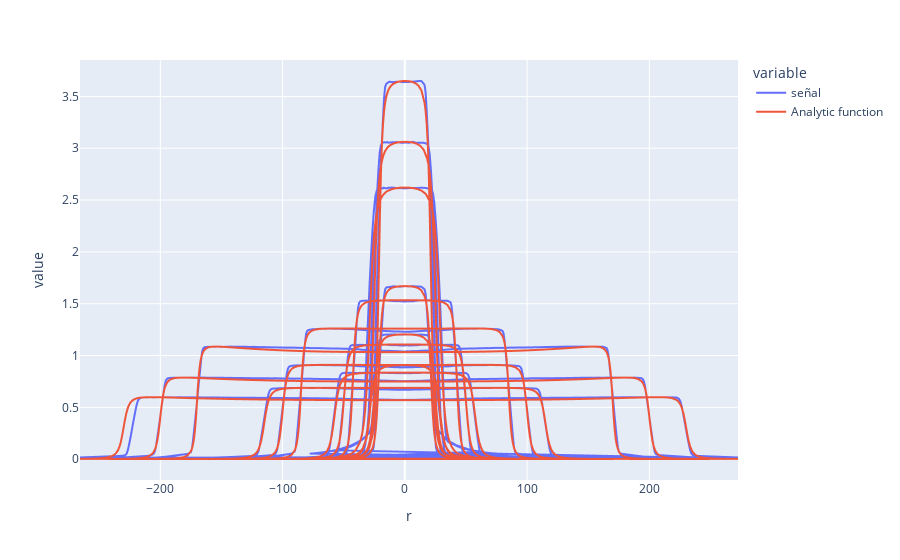

The notebook cell saved with this chart:
### Code cell
counter = counter+1
        Arg1 = (Mixed[Mixed['FFF']==0]['xpos']/1.4242424242424243)/((1 + (Mixed[Mixed['FFF']==0]['xpos']/1.4242424242424243)**2)**(1/2))
        Arg2 = (Mixed[Mixed['FFF']==0]['xneg']/1.4242424242424243)/((1 + (Mixed[Mixed['FFF']==0]['xneg']/1.4242424242424243)**2)**(1/2))

        Arg3 = (Mixed[Mixed['FFF']==0]['ypos']/1.4242424242424243)/((1 + (Mixed[Mixed['FFF']==0]['ypos']/1.4242424242424243)**2)**(1/2))
        Arg4 = (Mixed[Mixed['FFF']==0]['yneg']/1.4242424242424243)/((1 + (Mixed[Mixed['FFF']==0]['yneg']/1.4242424242424243)**2)**(1/2))

        a = Mixed[Mixed['FFF']==0]['Big Z'] * (Arg1+Arg2) * (Arg3+Arg4) * (1 + (Mixed[Mixed['FFF']==0]['Rho']**2) * (124.1005* Mixed[Mixed['FFF']==0]['Rho'] -2624.09045 * Mixed[Mixed['FFF']==0]['Rho'] + 40000 * Mixed[Mixed['FFF']==0]['Rho'] -762500 * Mixed[Mixed['FFF']==0]['Rho'] + 725000 * Mixed[Mixed['FFF']==0]['Rho']))

        a = a.reset_index(drop=True)

        MIXEDF0 = Mixed[Mixed['FFF']==0].reset_index(drop=True)



        MIXEDF0['a'] = a
        MIXEDF0['x'] = Arg1*Arg2
        MIXEDF0['y'] = Arg3*Arg4
        MIXEDF0['2nd leg'] = Arg3*Arg4*Arg1*Arg2
        MIXEDF0['Signal'] = MIXEDF0['señal'] 
        MIXEDF0['r (cm)'] = MIXEDF0['r'] 



        NewA = []
        for i in np.arange(0, MIXEDF0.shape[0]):
            Limit = float(MIXEDF0.loc[i, 'Limit'])
            Area = float(MIXEDF0.loc[i, 'Area'])
            zforanalytic = float(MIXEDF0.loc[i, 'Z'])
            maxsignal = MIXEDF0[(MIXEDF0['Limit']==Limit) & (MIXEDF0['Area']==Area) & (MIXEDF0['Z']==zforanalytic)]['señal'].max()
            maxanalytic = MIXEDF0[(MIXEDF0['Limit']==Limit) & (MIXEDF0['Area']==Area) & (MIXEDF0['Z']==zforanalytic)]['a'].max()
            NewA.append(MIXEDF0.loc[i, 'a']*(maxsignal/maxanalytic))

        MIXEDF0.drop('a', axis=1, inplace=True)
        MIXEDF0['Analytic function'] = NewA
        error.append(mean_absolute_error(NewA, MIXEDF0['señal']))
        combination.append(str(j) + ' ' + str(l))
        print(str(counter) + '/4000')
        print('Error: ' + str(mean_absolute_error(NewA, MIXEDF0['señal'])))


        MIXEDF0.set_index('r')[['señal', 'Analytic function']].plot()

### Figure 1 — Plotly figure (JSON) as saved in the notebook; plotly's stock layout.template omitted (floating-point values rounded to 4 significant figures; data arrays with more than 128 entries replaced by an {"elided": "..."} marker saying what was removed)
{"data": [{"hovertemplate": "variable=señal<br>r=%{x}<br>value=%{y}<extra></extra>", "legendgroup": "señal", "line": {"color": "#636efa", "dash": "solid"}, "mode": "lines", "name": "señal", "showlegend": true, "type": "scattergl", "x": {"elided": "1676 float values"}, "xaxis": "x", "y": {"elided": "1676 float values"}, "yaxis": "y"}, {"hovertemplate": "variable=Analytic function<br>r=%{x}<br>value=%{y}<extra></extra>", "legendgroup": "Analytic function", "line": {"color": "#EF553B", "dash": "solid"}, "mode": "lines", "name": "Analytic function", "showlegend": true, "type": "scattergl", "x": {"elided": "1676 float values"}, "xaxis": "x", "y": {"elided": "1676 float values"}, "yaxis": "y"}], "layout": {"legend": {"title": {"text": "variable"}, "tracegroupgap": 0}, "margin": {"t": 60}, "xaxis": {"anchor": "y", "domain": [0, 1], "title": {"text": "r"}}, "yaxis": {"anchor": "x", "domain": [0, 1], "title": {"text": "value"}}}}
